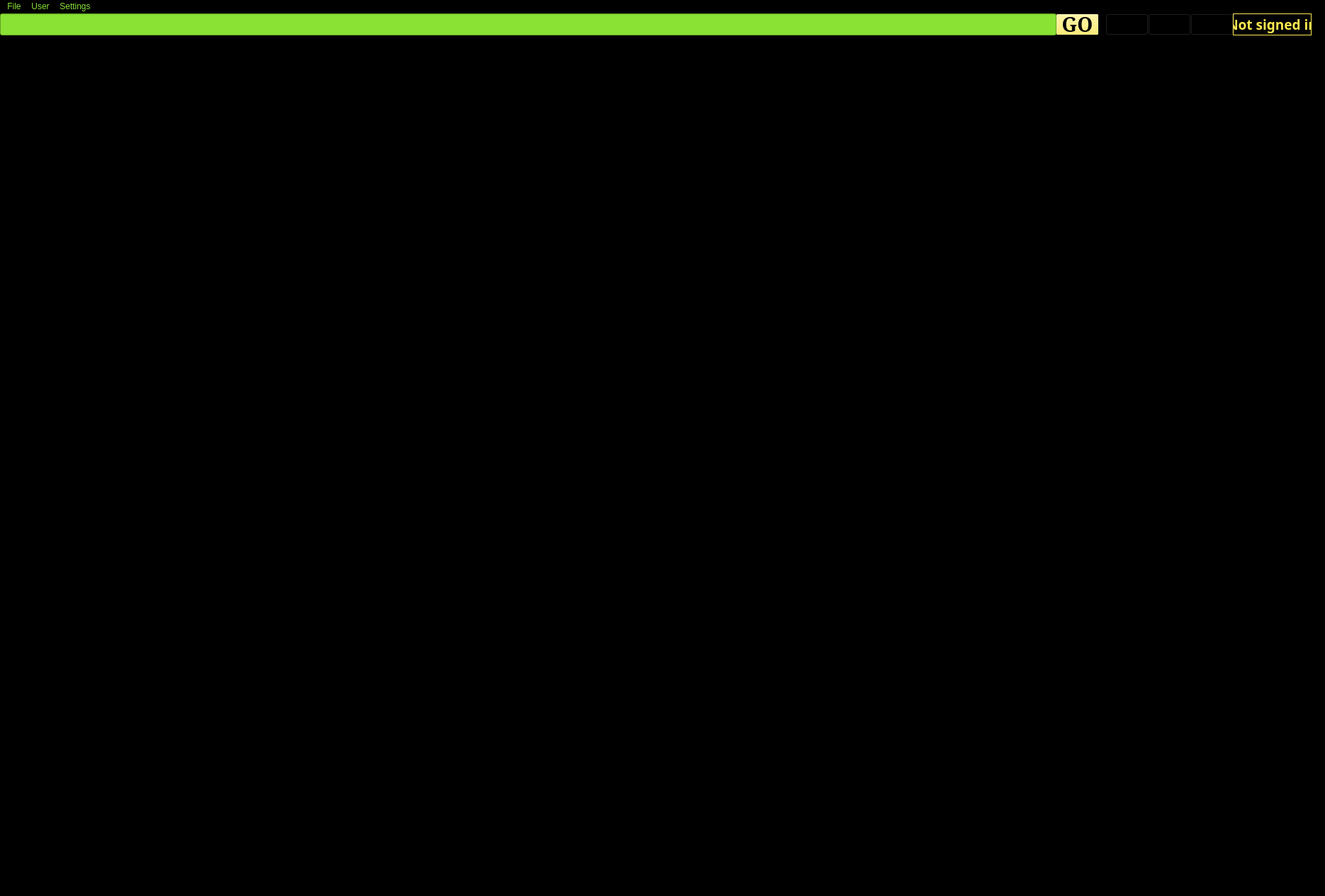
<?xml version="1.0" encoding="UTF-8"?>
<ui version="4.0">
 <class>MainWindow</class>
 <widget class="QMainWindow" name="MainWindow">
  <property name="geometry">
   <rect>
    <x>0</x>
    <y>0</y>
    <width>1870</width>
    <height>1265</height>
   </rect>
  </property>
  <property name="sizePolicy">
   <sizepolicy hsizetype="Maximum" vsizetype="Maximum">
    <horstretch>0</horstretch>
    <verstretch>0</verstretch>
   </sizepolicy>
  </property>
  <property name="palette">
   <palette>
    <active>
     <colorrole role="Base">
      <brush brushstyle="SolidPattern">
       <color alpha="255">
        <red>255</red>
        <green>255</green>
        <blue>255</blue>
       </color>
      </brush>
     </colorrole>
     <colorrole role="Window">
      <brush brushstyle="SolidPattern">
       <color alpha="255">
        <red>0</red>
        <green>0</green>
        <blue>0</blue>
       </color>
      </brush>
     </colorrole>
    </active>
    <inactive>
     <colorrole role="Base">
      <brush brushstyle="SolidPattern">
       <color alpha="255">
        <red>255</red>
        <green>255</green>
        <blue>255</blue>
       </color>
      </brush>
     </colorrole>
     <colorrole role="Window">
      <brush brushstyle="SolidPattern">
       <color alpha="255">
        <red>0</red>
        <green>0</green>
        <blue>0</blue>
       </color>
      </brush>
     </colorrole>
    </inactive>
    <disabled>
     <colorrole role="Base">
      <brush brushstyle="SolidPattern">
       <color alpha="255">
        <red>0</red>
        <green>0</green>
        <blue>0</blue>
       </color>
      </brush>
     </colorrole>
     <colorrole role="Window">
      <brush brushstyle="SolidPattern">
       <color alpha="255">
        <red>0</red>
        <green>0</green>
        <blue>0</blue>
       </color>
      </brush>
     </colorrole>
    </disabled>
   </palette>
  </property>
  <property name="windowTitle">
   <string>MainWindow</string>
  </property>
  <property name="windowIcon">
   <iconset resource="resources.qrc">
    <normaloff>:/icons/Icon.png</normaloff>:/icons/Icon.png</iconset>
  </property>
  <property name="toolButtonStyle">
   <enum>Qt::ToolButtonIconOnly</enum>
  </property>
  <widget class="QWidget" name="centralwidget">
   <widget class="QLabel" name="label">
    <property name="geometry">
     <rect>
      <x>0</x>
      <y>30</y>
      <width>1851</width>
      <height>1121</height>
     </rect>
    </property>
    <property name="palette">
     <palette>
      <active>
       <colorrole role="WindowText">
        <brush brushstyle="SolidPattern">
         <color alpha="255">
          <red>0</red>
          <green>0</green>
          <blue>0</blue>
         </color>
        </brush>
       </colorrole>
       <colorrole role="Button">
        <brush brushstyle="SolidPattern">
         <color alpha="255">
          <red>0</red>
          <green>0</green>
          <blue>0</blue>
         </color>
        </brush>
       </colorrole>
       <colorrole role="Base">
        <brush brushstyle="SolidPattern">
         <color alpha="255">
          <red>0</red>
          <green>0</green>
          <blue>0</blue>
         </color>
        </brush>
       </colorrole>
       <colorrole role="Window">
        <brush brushstyle="SolidPattern">
         <color alpha="255">
          <red>0</red>
          <green>0</green>
          <blue>0</blue>
         </color>
        </brush>
       </colorrole>
       <colorrole role="Shadow">
        <brush brushstyle="SolidPattern">
         <color alpha="255">
          <red>0</red>
          <green>0</green>
          <blue>0</blue>
         </color>
        </brush>
       </colorrole>
       <colorrole role="AlternateBase">
        <brush brushstyle="SolidPattern">
         <color alpha="255">
          <red>0</red>
          <green>0</green>
          <blue>0</blue>
         </color>
        </brush>
       </colorrole>
      </active>
      <inactive>
       <colorrole role="WindowText">
        <brush brushstyle="SolidPattern">
         <color alpha="255">
          <red>0</red>
          <green>0</green>
          <blue>0</blue>
         </color>
        </brush>
       </colorrole>
       <colorrole role="Button">
        <brush brushstyle="SolidPattern">
         <color alpha="255">
          <red>0</red>
          <green>0</green>
          <blue>0</blue>
         </color>
        </brush>
       </colorrole>
       <colorrole role="Base">
        <brush brushstyle="SolidPattern">
         <color alpha="255">
          <red>0</red>
          <green>0</green>
          <blue>0</blue>
         </color>
        </brush>
       </colorrole>
       <colorrole role="Window">
        <brush brushstyle="SolidPattern">
         <color alpha="255">
          <red>0</red>
          <green>0</green>
          <blue>0</blue>
         </color>
        </brush>
       </colorrole>
       <colorrole role="Shadow">
        <brush brushstyle="SolidPattern">
         <color alpha="255">
          <red>0</red>
          <green>0</green>
          <blue>0</blue>
         </color>
        </brush>
       </colorrole>
       <colorrole role="AlternateBase">
        <brush brushstyle="SolidPattern">
         <color alpha="255">
          <red>0</red>
          <green>0</green>
          <blue>0</blue>
         </color>
        </brush>
       </colorrole>
      </inactive>
      <disabled>
       <colorrole role="WindowText">
        <brush brushstyle="SolidPattern">
         <color alpha="255">
          <red>190</red>
          <green>190</green>
          <blue>190</blue>
         </color>
        </brush>
       </colorrole>
       <colorrole role="Button">
        <brush brushstyle="SolidPattern">
         <color alpha="255">
          <red>0</red>
          <green>0</green>
          <blue>0</blue>
         </color>
        </brush>
       </colorrole>
       <colorrole role="Base">
        <brush brushstyle="SolidPattern">
         <color alpha="255">
          <red>0</red>
          <green>0</green>
          <blue>0</blue>
         </color>
        </brush>
       </colorrole>
       <colorrole role="Window">
        <brush brushstyle="SolidPattern">
         <color alpha="255">
          <red>0</red>
          <green>0</green>
          <blue>0</blue>
         </color>
        </brush>
       </colorrole>
       <colorrole role="Shadow">
        <brush brushstyle="SolidPattern">
         <color alpha="255">
          <red>0</red>
          <green>0</green>
          <blue>0</blue>
         </color>
        </brush>
       </colorrole>
       <colorrole role="AlternateBase">
        <brush brushstyle="SolidPattern">
         <color alpha="255">
          <red>0</red>
          <green>0</green>
          <blue>0</blue>
         </color>
        </brush>
       </colorrole>
      </disabled>
     </palette>
    </property>
    <property name="text">
     <string/>
    </property>
    <property name="pixmap">
     <pixmap>../Documents/green.png</pixmap>
    </property>
    <property name="scaledContents">
     <bool>true</bool>
    </property>
   </widget>
   <widget class="QPushButton" name="pushButton">
    <property name="geometry">
     <rect>
      <x>1490</x>
      <y>0</y>
      <width>61</width>
      <height>31</height>
     </rect>
    </property>
    <property name="palette">
     <palette>
      <active>
       <colorrole role="Button">
        <brush brushstyle="SolidPattern">
         <color alpha="255">
          <red>252</red>
          <green>233</green>
          <blue>79</blue>
         </color>
        </brush>
       </colorrole>
      </active>
      <inactive>
       <colorrole role="Button">
        <brush brushstyle="SolidPattern">
         <color alpha="255">
          <red>252</red>
          <green>233</green>
          <blue>79</blue>
         </color>
        </brush>
       </colorrole>
      </inactive>
      <disabled>
       <colorrole role="Button">
        <brush brushstyle="SolidPattern">
         <color alpha="255">
          <red>252</red>
          <green>233</green>
          <blue>79</blue>
         </color>
        </brush>
       </colorrole>
      </disabled>
     </palette>
    </property>
    <property name="font">
     <font>
      <family>Serif</family>
      <pointsize>21</pointsize>
      <weight>75</weight>
      <bold>true</bold>
     </font>
    </property>
    <property name="text">
     <string>GO</string>
    </property>
   </widget>
   <widget class="QLineEdit" name="addressbar">
    <property name="geometry">
     <rect>
      <x>0</x>
      <y>0</y>
      <width>1491</width>
      <height>31</height>
     </rect>
    </property>
    <property name="palette">
     <palette>
      <active>
       <colorrole role="WindowText">
        <brush brushstyle="SolidPattern">
         <color alpha="255">
          <red>252</red>
          <green>233</green>
          <blue>79</blue>
         </color>
        </brush>
       </colorrole>
       <colorrole role="Light">
        <brush brushstyle="SolidPattern">
         <color alpha="255">
          <red>138</red>
          <green>226</green>
          <blue>52</blue>
         </color>
        </brush>
       </colorrole>
       <colorrole role="Base">
        <brush brushstyle="SolidPattern">
         <color alpha="255">
          <red>138</red>
          <green>226</green>
          <blue>52</blue>
         </color>
        </brush>
       </colorrole>
       <colorrole role="Window">
        <brush brushstyle="SolidPattern">
         <color alpha="255">
          <red>138</red>
          <green>226</green>
          <blue>52</blue>
         </color>
        </brush>
       </colorrole>
      </active>
      <inactive>
       <colorrole role="WindowText">
        <brush brushstyle="SolidPattern">
         <color alpha="255">
          <red>252</red>
          <green>233</green>
          <blue>79</blue>
         </color>
        </brush>
       </colorrole>
       <colorrole role="Light">
        <brush brushstyle="SolidPattern">
         <color alpha="255">
          <red>138</red>
          <green>226</green>
          <blue>52</blue>
         </color>
        </brush>
       </colorrole>
       <colorrole role="Base">
        <brush brushstyle="SolidPattern">
         <color alpha="255">
          <red>138</red>
          <green>226</green>
          <blue>52</blue>
         </color>
        </brush>
       </colorrole>
       <colorrole role="Window">
        <brush brushstyle="SolidPattern">
         <color alpha="255">
          <red>138</red>
          <green>226</green>
          <blue>52</blue>
         </color>
        </brush>
       </colorrole>
      </inactive>
      <disabled>
       <colorrole role="WindowText">
        <brush brushstyle="SolidPattern">
         <color alpha="255">
          <red>190</red>
          <green>190</green>
          <blue>190</blue>
         </color>
        </brush>
       </colorrole>
       <colorrole role="Light">
        <brush brushstyle="SolidPattern">
         <color alpha="255">
          <red>138</red>
          <green>226</green>
          <blue>52</blue>
         </color>
        </brush>
       </colorrole>
       <colorrole role="Base">
        <brush brushstyle="SolidPattern">
         <color alpha="255">
          <red>138</red>
          <green>226</green>
          <blue>52</blue>
         </color>
        </brush>
       </colorrole>
       <colorrole role="Window">
        <brush brushstyle="SolidPattern">
         <color alpha="255">
          <red>138</red>
          <green>226</green>
          <blue>52</blue>
         </color>
        </brush>
       </colorrole>
      </disabled>
     </palette>
    </property>
    <property name="cursor">
     <cursorShape>IBeamCursor</cursorShape>
    </property>
    <property name="layoutDirection">
     <enum>Qt::LeftToRight</enum>
    </property>
    <property name="inputMask">
     <string notr="true"/>
    </property>
    <property name="text">
     <string/>
    </property>
    <property name="frame">
     <bool>true</bool>
    </property>
    <property name="alignment">
     <set>Qt::AlignLeading|Qt::AlignLeft|Qt::AlignVCenter</set>
    </property>
   </widget>
   <widget class="QPushButton" name="back">
    <property name="geometry">
     <rect>
      <x>1560</x>
      <y>0</y>
      <width>61</width>
      <height>31</height>
     </rect>
    </property>
    <property name="palette">
     <palette>
      <active>
       <colorrole role="Button">
        <brush brushstyle="SolidPattern">
         <color alpha="255">
          <red>0</red>
          <green>0</green>
          <blue>0</blue>
         </color>
        </brush>
       </colorrole>
      </active>
      <inactive>
       <colorrole role="Button">
        <brush brushstyle="SolidPattern">
         <color alpha="255">
          <red>0</red>
          <green>0</green>
          <blue>0</blue>
         </color>
        </brush>
       </colorrole>
      </inactive>
      <disabled>
       <colorrole role="Button">
        <brush brushstyle="SolidPattern">
         <color alpha="255">
          <red>0</red>
          <green>0</green>
          <blue>0</blue>
         </color>
        </brush>
       </colorrole>
      </disabled>
     </palette>
    </property>
    <property name="autoFillBackground">
     <bool>true</bool>
    </property>
    <property name="text">
     <string/>
    </property>
    <property name="icon">
     <iconset resource="resources.qrc">
      <normaloff>:/icons/l.png</normaloff>:/icons/l.png</iconset>
    </property>
    <property name="iconSize">
     <size>
      <width>90</width>
      <height>40</height>
     </size>
    </property>
   </widget>
   <widget class="QPushButton" name="forward">
    <property name="geometry">
     <rect>
      <x>1620</x>
      <y>0</y>
      <width>61</width>
      <height>31</height>
     </rect>
    </property>
    <property name="palette">
     <palette>
      <active>
       <colorrole role="Button">
        <brush brushstyle="SolidPattern">
         <color alpha="255">
          <red>0</red>
          <green>0</green>
          <blue>0</blue>
         </color>
        </brush>
       </colorrole>
      </active>
      <inactive>
       <colorrole role="Button">
        <brush brushstyle="SolidPattern">
         <color alpha="255">
          <red>0</red>
          <green>0</green>
          <blue>0</blue>
         </color>
        </brush>
       </colorrole>
      </inactive>
      <disabled>
       <colorrole role="Button">
        <brush brushstyle="SolidPattern">
         <color alpha="255">
          <red>0</red>
          <green>0</green>
          <blue>0</blue>
         </color>
        </brush>
       </colorrole>
      </disabled>
     </palette>
    </property>
    <property name="autoFillBackground">
     <bool>true</bool>
    </property>
    <property name="text">
     <string/>
    </property>
    <property name="icon">
     <iconset resource="resources.qrc">
      <normaloff>:/icons/r.png</normaloff>:/icons/r.png</iconset>
    </property>
    <property name="iconSize">
     <size>
      <width>90</width>
      <height>40</height>
     </size>
    </property>
   </widget>
   <widget class="QPushButton" name="SS">
    <property name="geometry">
     <rect>
      <x>1680</x>
      <y>0</y>
      <width>61</width>
      <height>31</height>
     </rect>
    </property>
    <property name="palette">
     <palette>
      <active>
       <colorrole role="Button">
        <brush brushstyle="SolidPattern">
         <color alpha="255">
          <red>0</red>
          <green>0</green>
          <blue>0</blue>
         </color>
        </brush>
       </colorrole>
      </active>
      <inactive>
       <colorrole role="Button">
        <brush brushstyle="SolidPattern">
         <color alpha="255">
          <red>0</red>
          <green>0</green>
          <blue>0</blue>
         </color>
        </brush>
       </colorrole>
      </inactive>
      <disabled>
       <colorrole role="Button">
        <brush brushstyle="SolidPattern">
         <color alpha="255">
          <red>0</red>
          <green>0</green>
          <blue>0</blue>
         </color>
        </brush>
       </colorrole>
      </disabled>
     </palette>
    </property>
    <property name="autoFillBackground">
     <bool>true</bool>
    </property>
    <property name="text">
     <string/>
    </property>
    <property name="icon">
     <iconset resource="resources.qrc">
      <normaloff>:/icons/cm.png</normaloff>:/icons/cm.png</iconset>
    </property>
    <property name="iconSize">
     <size>
      <width>90</width>
      <height>40</height>
     </size>
    </property>
   </widget>
   <widget class="QLabel" name="label_2">
    <property name="geometry">
     <rect>
      <x>1740</x>
      <y>0</y>
      <width>111</width>
      <height>31</height>
     </rect>
    </property>
    <property name="palette">
     <palette>
      <active>
       <colorrole role="WindowText">
        <brush brushstyle="SolidPattern">
         <color alpha="255">
          <red>252</red>
          <green>233</green>
          <blue>79</blue>
         </color>
        </brush>
       </colorrole>
       <colorrole role="Button">
        <brush brushstyle="SolidPattern">
         <color alpha="255">
          <red>252</red>
          <green>233</green>
          <blue>79</blue>
         </color>
        </brush>
       </colorrole>
       <colorrole role="Light">
        <brush brushstyle="SolidPattern">
         <color alpha="255">
          <red>255</red>
          <green>250</green>
          <blue>203</blue>
         </color>
        </brush>
       </colorrole>
       <colorrole role="Midlight">
        <brush brushstyle="SolidPattern">
         <color alpha="255">
          <red>253</red>
          <green>241</green>
          <blue>141</blue>
         </color>
        </brush>
       </colorrole>
       <colorrole role="Dark">
        <brush brushstyle="SolidPattern">
         <color alpha="255">
          <red>126</red>
          <green>116</green>
          <blue>39</blue>
         </color>
        </brush>
       </colorrole>
       <colorrole role="Mid">
        <brush brushstyle="SolidPattern">
         <color alpha="255">
          <red>168</red>
          <green>155</green>
          <blue>52</blue>
         </color>
        </brush>
       </colorrole>
       <colorrole role="Text">
        <brush brushstyle="SolidPattern">
         <color alpha="255">
          <red>0</red>
          <green>0</green>
          <blue>0</blue>
         </color>
        </brush>
       </colorrole>
       <colorrole role="BrightText">
        <brush brushstyle="SolidPattern">
         <color alpha="255">
          <red>255</red>
          <green>255</green>
          <blue>255</blue>
         </color>
        </brush>
       </colorrole>
       <colorrole role="ButtonText">
        <brush brushstyle="SolidPattern">
         <color alpha="255">
          <red>0</red>
          <green>0</green>
          <blue>0</blue>
         </color>
        </brush>
       </colorrole>
       <colorrole role="Base">
        <brush brushstyle="SolidPattern">
         <color alpha="255">
          <red>255</red>
          <green>255</green>
          <blue>255</blue>
         </color>
        </brush>
       </colorrole>
       <colorrole role="Window">
        <brush brushstyle="SolidPattern">
         <color alpha="255">
          <red>252</red>
          <green>233</green>
          <blue>79</blue>
         </color>
        </brush>
       </colorrole>
       <colorrole role="Shadow">
        <brush brushstyle="SolidPattern">
         <color alpha="255">
          <red>0</red>
          <green>0</green>
          <blue>0</blue>
         </color>
        </brush>
       </colorrole>
       <colorrole role="AlternateBase">
        <brush brushstyle="SolidPattern">
         <color alpha="255">
          <red>253</red>
          <green>244</green>
          <blue>167</blue>
         </color>
        </brush>
       </colorrole>
       <colorrole role="ToolTipBase">
        <brush brushstyle="SolidPattern">
         <color alpha="255">
          <red>255</red>
          <green>255</green>
          <blue>220</blue>
         </color>
        </brush>
       </colorrole>
       <colorrole role="ToolTipText">
        <brush brushstyle="SolidPattern">
         <color alpha="255">
          <red>0</red>
          <green>0</green>
          <blue>0</blue>
         </color>
        </brush>
       </colorrole>
       <colorrole role="PlaceholderText">
        <brush brushstyle="SolidPattern">
         <color alpha="128">
          <red>0</red>
          <green>0</green>
          <blue>0</blue>
         </color>
        </brush>
       </colorrole>
      </active>
      <inactive>
       <colorrole role="WindowText">
        <brush brushstyle="SolidPattern">
         <color alpha="255">
          <red>252</red>
          <green>233</green>
          <blue>79</blue>
         </color>
        </brush>
       </colorrole>
       <colorrole role="Button">
        <brush brushstyle="SolidPattern">
         <color alpha="255">
          <red>252</red>
          <green>233</green>
          <blue>79</blue>
         </color>
        </brush>
       </colorrole>
       <colorrole role="Light">
        <brush brushstyle="SolidPattern">
         <color alpha="255">
          <red>255</red>
          <green>250</green>
          <blue>203</blue>
         </color>
        </brush>
       </colorrole>
       <colorrole role="Midlight">
        <brush brushstyle="SolidPattern">
         <color alpha="255">
          <red>253</red>
          <green>241</green>
          <blue>141</blue>
         </color>
        </brush>
       </colorrole>
       <colorrole role="Dark">
        <brush brushstyle="SolidPattern">
         <color alpha="255">
          <red>126</red>
          <green>116</green>
          <blue>39</blue>
         </color>
        </brush>
       </colorrole>
       <colorrole role="Mid">
        <brush brushstyle="SolidPattern">
         <color alpha="255">
          <red>168</red>
          <green>155</green>
          <blue>52</blue>
         </color>
        </brush>
       </colorrole>
       <colorrole role="Text">
        <brush brushstyle="SolidPattern">
         <color alpha="255">
          <red>0</red>
          <green>0</green>
          <blue>0</blue>
         </color>
        </brush>
       </colorrole>
       <colorrole role="BrightText">
        <brush brushstyle="SolidPattern">
         <color alpha="255">
          <red>255</red>
          <green>255</green>
          <blue>255</blue>
         </color>
        </brush>
       </colorrole>
       <colorrole role="ButtonText">
        <brush brushstyle="SolidPattern">
         <color alpha="255">
          <red>0</red>
          <green>0</green>
          <blue>0</blue>
         </color>
        </brush>
       </colorrole>
       <colorrole role="Base">
        <brush brushstyle="SolidPattern">
         <color alpha="255">
          <red>255</red>
          <green>255</green>
          <blue>255</blue>
         </color>
        </brush>
       </colorrole>
       <colorrole role="Window">
        <brush brushstyle="SolidPattern">
         <color alpha="255">
          <red>252</red>
          <green>233</green>
          <blue>79</blue>
         </color>
        </brush>
       </colorrole>
       <colorrole role="Shadow">
        <brush brushstyle="SolidPattern">
         <color alpha="255">
          <red>0</red>
          <green>0</green>
          <blue>0</blue>
         </color>
        </brush>
       </colorrole>
       <colorrole role="AlternateBase">
        <brush brushstyle="SolidPattern">
         <color alpha="255">
          <red>253</red>
          <green>244</green>
          <blue>167</blue>
         </color>
        </brush>
       </colorrole>
       <colorrole role="ToolTipBase">
        <brush brushstyle="SolidPattern">
         <color alpha="255">
          <red>255</red>
          <green>255</green>
          <blue>220</blue>
         </color>
        </brush>
       </colorrole>
       <colorrole role="ToolTipText">
        <brush brushstyle="SolidPattern">
         <color alpha="255">
          <red>0</red>
          <green>0</green>
          <blue>0</blue>
         </color>
        </brush>
       </colorrole>
       <colorrole role="PlaceholderText">
        <brush brushstyle="SolidPattern">
         <color alpha="128">
          <red>0</red>
          <green>0</green>
          <blue>0</blue>
         </color>
        </brush>
       </colorrole>
      </inactive>
      <disabled>
       <colorrole role="WindowText">
        <brush brushstyle="SolidPattern">
         <color alpha="255">
          <red>126</red>
          <green>116</green>
          <blue>39</blue>
         </color>
        </brush>
       </colorrole>
       <colorrole role="Button">
        <brush brushstyle="SolidPattern">
         <color alpha="255">
          <red>252</red>
          <green>233</green>
          <blue>79</blue>
         </color>
        </brush>
       </colorrole>
       <colorrole role="Light">
        <brush brushstyle="SolidPattern">
         <color alpha="255">
          <red>255</red>
          <green>250</green>
          <blue>203</blue>
         </color>
        </brush>
       </colorrole>
       <colorrole role="Midlight">
        <brush brushstyle="SolidPattern">
         <color alpha="255">
          <red>253</red>
          <green>241</green>
          <blue>141</blue>
         </color>
        </brush>
       </colorrole>
       <colorrole role="Dark">
        <brush brushstyle="SolidPattern">
         <color alpha="255">
          <red>126</red>
          <green>116</green>
          <blue>39</blue>
         </color>
        </brush>
       </colorrole>
       <colorrole role="Mid">
        <brush brushstyle="SolidPattern">
         <color alpha="255">
          <red>168</red>
          <green>155</green>
          <blue>52</blue>
         </color>
        </brush>
       </colorrole>
       <colorrole role="Text">
        <brush brushstyle="SolidPattern">
         <color alpha="255">
          <red>126</red>
          <green>116</green>
          <blue>39</blue>
         </color>
        </brush>
       </colorrole>
       <colorrole role="BrightText">
        <brush brushstyle="SolidPattern">
         <color alpha="255">
          <red>255</red>
          <green>255</green>
          <blue>255</blue>
         </color>
        </brush>
       </colorrole>
       <colorrole role="ButtonText">
        <brush brushstyle="SolidPattern">
         <color alpha="255">
          <red>126</red>
          <green>116</green>
          <blue>39</blue>
         </color>
        </brush>
       </colorrole>
       <colorrole role="Base">
        <brush brushstyle="SolidPattern">
         <color alpha="255">
          <red>252</red>
          <green>233</green>
          <blue>79</blue>
         </color>
        </brush>
       </colorrole>
       <colorrole role="Window">
        <brush brushstyle="SolidPattern">
         <color alpha="255">
          <red>252</red>
          <green>233</green>
          <blue>79</blue>
         </color>
        </brush>
       </colorrole>
       <colorrole role="Shadow">
        <brush brushstyle="SolidPattern">
         <color alpha="255">
          <red>0</red>
          <green>0</green>
          <blue>0</blue>
         </color>
        </brush>
       </colorrole>
       <colorrole role="AlternateBase">
        <brush brushstyle="SolidPattern">
         <color alpha="255">
          <red>252</red>
          <green>233</green>
          <blue>79</blue>
         </color>
        </brush>
       </colorrole>
       <colorrole role="ToolTipBase">
        <brush brushstyle="SolidPattern">
         <color alpha="255">
          <red>255</red>
          <green>255</green>
          <blue>220</blue>
         </color>
        </brush>
       </colorrole>
       <colorrole role="ToolTipText">
        <brush brushstyle="SolidPattern">
         <color alpha="255">
          <red>0</red>
          <green>0</green>
          <blue>0</blue>
         </color>
        </brush>
       </colorrole>
       <colorrole role="PlaceholderText">
        <brush brushstyle="SolidPattern">
         <color alpha="128">
          <red>0</red>
          <green>0</green>
          <blue>0</blue>
         </color>
        </brush>
       </colorrole>
      </disabled>
     </palette>
    </property>
    <property name="font">
     <font>
      <family>Yrsa</family>
      <pointsize>14</pointsize>
      <weight>75</weight>
      <bold>true</bold>
     </font>
    </property>
    <property name="frameShape">
     <enum>QFrame::Box</enum>
    </property>
    <property name="text">
     <string>Not signed in</string>
    </property>
    <property name="scaledContents">
     <bool>true</bool>
    </property>
    <property name="alignment">
     <set>Qt::AlignCenter</set>
    </property>
   </widget>
  </widget>
  <widget class="QMenuBar" name="menubar">
   <property name="enabled">
    <bool>true</bool>
   </property>
   <property name="geometry">
    <rect>
     <x>0</x>
     <y>0</y>
     <width>1870</width>
     <height>22</height>
    </rect>
   </property>
   <property name="palette">
    <palette>
     <active>
      <colorrole role="WindowText">
       <brush brushstyle="SolidPattern">
        <color alpha="255">
         <red>252</red>
         <green>233</green>
         <blue>79</blue>
        </color>
       </brush>
      </colorrole>
      <colorrole role="Text">
       <brush brushstyle="SolidPattern">
        <color alpha="255">
         <red>252</red>
         <green>233</green>
         <blue>79</blue>
        </color>
       </brush>
      </colorrole>
      <colorrole role="ButtonText">
       <brush brushstyle="SolidPattern">
        <color alpha="255">
         <red>138</red>
         <green>226</green>
         <blue>52</blue>
        </color>
       </brush>
      </colorrole>
      <colorrole role="PlaceholderText">
       <brush brushstyle="SolidPattern">
        <color alpha="128">
         <red>138</red>
         <green>226</green>
         <blue>52</blue>
        </color>
       </brush>
      </colorrole>
     </active>
     <inactive>
      <colorrole role="WindowText">
       <brush brushstyle="SolidPattern">
        <color alpha="255">
         <red>252</red>
         <green>233</green>
         <blue>79</blue>
        </color>
       </brush>
      </colorrole>
      <colorrole role="Text">
       <brush brushstyle="SolidPattern">
        <color alpha="255">
         <red>252</red>
         <green>233</green>
         <blue>79</blue>
        </color>
       </brush>
      </colorrole>
      <colorrole role="ButtonText">
       <brush brushstyle="SolidPattern">
        <color alpha="255">
         <red>138</red>
         <green>226</green>
         <blue>52</blue>
        </color>
       </brush>
      </colorrole>
      <colorrole role="PlaceholderText">
       <brush brushstyle="SolidPattern">
        <color alpha="128">
         <red>138</red>
         <green>226</green>
         <blue>52</blue>
        </color>
       </brush>
      </colorrole>
     </inactive>
     <disabled>
      <colorrole role="WindowText">
       <brush brushstyle="SolidPattern">
        <color alpha="255">
         <red>190</red>
         <green>190</green>
         <blue>190</blue>
        </color>
       </brush>
      </colorrole>
      <colorrole role="Text">
       <brush brushstyle="SolidPattern">
        <color alpha="255">
         <red>190</red>
         <green>190</green>
         <blue>190</blue>
        </color>
       </brush>
      </colorrole>
      <colorrole role="ButtonText">
       <brush brushstyle="SolidPattern">
        <color alpha="255">
         <red>190</red>
         <green>190</green>
         <blue>190</blue>
        </color>
       </brush>
      </colorrole>
      <colorrole role="PlaceholderText">
       <brush brushstyle="SolidPattern">
        <color alpha="128">
         <red>0</red>
         <green>0</green>
         <blue>0</blue>
        </color>
       </brush>
      </colorrole>
     </disabled>
    </palette>
   </property>
   <widget class="QMenu" name="menuFile">
    <property name="font">
     <font>
      <family>Ubuntu</family>
      <weight>50</weight>
      <bold>false</bold>
     </font>
    </property>
    <property name="title">
     <string>File</string>
    </property>
    <addaction name="actionOpen"/>
    <addaction name="actionSave_as_image"/>
    <addaction name="actionExit"/>
   </widget>
   <widget class="QMenu" name="menuSettings">
    <property name="title">
     <string>User</string>
    </property>
    <addaction name="actionHistory"/>
    <addaction name="actionHistory_2"/>
    <addaction name="actionSign_Up"/>
   </widget>
   <widget class="QMenu" name="menuSettings_2">
    <property name="title">
     <string>Settings</string>
    </property>
    <addaction name="actionThemes"/>
    <addaction name="actionScreenshot_directory"/>
   </widget>
   <addaction name="menuFile"/>
   <addaction name="menuSettings"/>
   <addaction name="menuSettings_2"/>
  </widget>
  <action name="actionOpen">
   <property name="text">
    <string>Open </string>
   </property>
  </action>
  <action name="actionSave_as_image">
   <property name="text">
    <string>Save as image</string>
   </property>
  </action>
  <action name="actionExit">
   <property name="text">
    <string>Exit</string>
   </property>
  </action>
  <action name="actionHistory">
   <property name="text">
    <string>Sign in</string>
   </property>
  </action>
  <action name="actionHistory_2">
   <property name="text">
    <string>History</string>
   </property>
  </action>
  <action name="actionThemes">
   <property name="text">
    <string>Themes</string>
   </property>
  </action>
  <action name="actionScreenshot_directory">
   <property name="text">
    <string>Screenshot directory</string>
   </property>
  </action>
  <action name="actionSign_Up">
   <property name="text">
    <string>Sign Up</string>
   </property>
  </action>
 </widget>
 <resources>
  <include location="resources.qrc"/>
 </resources>
 <connections>
  <connection>
   <sender>addressbar</sender>
   <signal>returnPressed()</signal>
   <receiver>pushButton</receiver>
   <slot>click()</slot>
   <hints>
    <hint type="sourcelabel">
     <x>755</x>
     <y>37</y>
    </hint>
    <hint type="destinationlabel">
     <x>1540</x>
     <y>37</y>
    </hint>
   </hints>
  </connection>
 </connections>
</ui>
